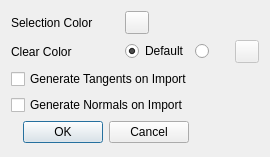
<?xml version="1.0" encoding="UTF-8"?>
<ui version="4.0">
 <class>SettingsDialog</class>
 <widget class="QDialog" name="SettingsDialog">
  <property name="geometry">
   <rect>
    <x>0</x>
    <y>0</y>
    <width>270</width>
    <height>157</height>
   </rect>
  </property>
  <property name="windowTitle">
   <string>Settings</string>
  </property>
  <layout class="QGridLayout" name="gridLayout">
   <item row="1" column="1">
    <widget class="QRadioButton" name="defaultClearColor">
     <property name="text">
      <string>Default</string>
     </property>
     <property name="checked">
      <bool>true</bool>
     </property>
    </widget>
   </item>
   <item row="1" column="2">
    <layout class="QHBoxLayout" name="horizontalLayout">
     <item>
      <widget class="QRadioButton" name="customClearColor">
       <property name="text">
        <string/>
       </property>
      </widget>
     </item>
     <item>
      <widget class="QToolButton" name="customClearColorButton">
       <property name="enabled">
        <bool>false</bool>
       </property>
       <property name="text">
        <string/>
       </property>
      </widget>
     </item>
    </layout>
   </item>
   <item row="4" column="0" colspan="2">
    <widget class="QDialogButtonBox" name="buttonBox">
     <property name="orientation">
      <enum>Qt::Horizontal</enum>
     </property>
     <property name="standardButtons">
      <set>QDialogButtonBox::Cancel|QDialogButtonBox::Ok</set>
     </property>
    </widget>
   </item>
   <item row="1" column="0">
    <widget class="QLabel" name="label_2">
     <property name="text">
      <string>Clear Color</string>
     </property>
    </widget>
   </item>
   <item row="0" column="1">
    <widget class="QToolButton" name="selectionColorButton">
     <property name="text">
      <string/>
     </property>
    </widget>
   </item>
   <item row="2" column="0" colspan="3">
    <widget class="QCheckBox" name="generateTangentsCB">
     <property name="text">
      <string>Generate Tangents on Import</string>
     </property>
    </widget>
   </item>
   <item row="0" column="0">
    <widget class="QLabel" name="label">
     <property name="text">
      <string>Selection Color</string>
     </property>
    </widget>
   </item>
   <item row="3" column="0" colspan="2">
    <widget class="QCheckBox" name="generateNormalsCB">
     <property name="text">
      <string>Generate Normals on Import</string>
     </property>
    </widget>
   </item>
  </layout>
 </widget>
 <resources/>
 <connections>
  <connection>
   <sender>buttonBox</sender>
   <signal>accepted()</signal>
   <receiver>SettingsDialog</receiver>
   <slot>accept()</slot>
   <hints>
    <hint type="sourcelabel">
     <x>248</x>
     <y>254</y>
    </hint>
    <hint type="destinationlabel">
     <x>157</x>
     <y>274</y>
    </hint>
   </hints>
  </connection>
  <connection>
   <sender>buttonBox</sender>
   <signal>rejected()</signal>
   <receiver>SettingsDialog</receiver>
   <slot>reject()</slot>
   <hints>
    <hint type="sourcelabel">
     <x>316</x>
     <y>260</y>
    </hint>
    <hint type="destinationlabel">
     <x>286</x>
     <y>274</y>
    </hint>
   </hints>
  </connection>
  <connection>
   <sender>customClearColor</sender>
   <signal>toggled(bool)</signal>
   <receiver>customClearColorButton</receiver>
   <slot>setEnabled(bool)</slot>
   <hints>
    <hint type="sourcelabel">
     <x>205</x>
     <y>76</y>
    </hint>
    <hint type="destinationlabel">
     <x>247</x>
     <y>76</y>
    </hint>
   </hints>
  </connection>
 </connections>
</ui>
